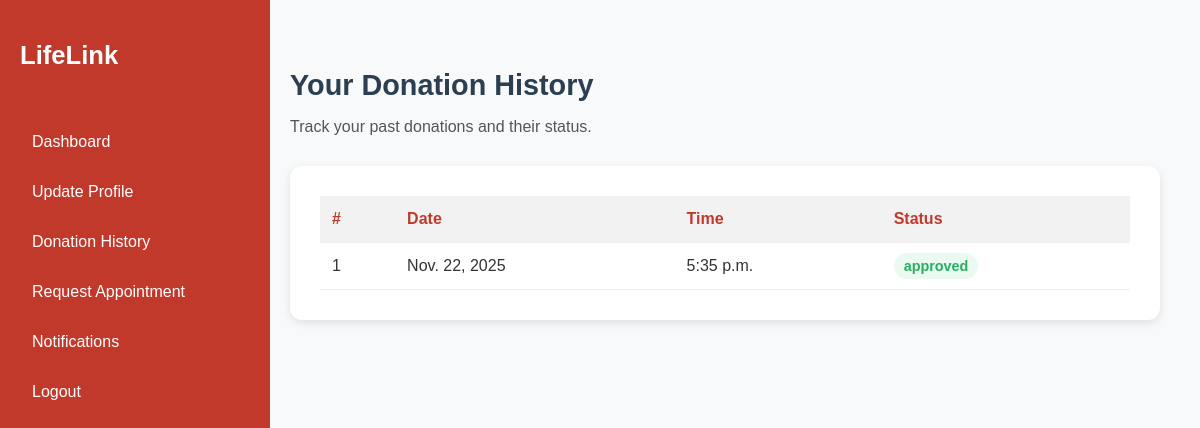
Screenshot of /donation_history/ (signed in) with the database file from the repository.
### Blood_Bank/models.py (models this page shows, shortened)
class Donation_Request(models.Model):
    donor = models.ForeignKey(Donor,on_delete=models.CASCADE)
    preferred_date = models.DateField(null=True,blank=True)
    preferred_time = models.TimeField(null=True,blank=True)
    appointment_date = models.DateField(null=True, blank=True)
    appointment_time = models.TimeField(null=True, blank=True)
    STATUS_CHOICES = (
        ('requested', 'Requested'),
        ('approved', 'Approved'),
        ('rejected', 'Rejected'),
        ('donated','Donated')
    )
    status = models.CharField(max_length=10, choices=STATUS_CHOICES, default='requested')

### Blood_Bank/views.py (the view)
# urls.py: path('donation_history/',views.donation_history,name='donation_history'),
def donation_history(request):
    profile = request.user.profile
    donor = Donor.objects.get(profile=profile)
    donation = Donation_Request.objects.filter(donor = donor)
    return render(request, 'donor_dashboard/donation_history.html', {
        'profile': profile,
        'donor': donor,
        'donation':donation
    })

### Blood_Bank/templates/donor_dashboard/donation_history.html (shortened to what this page needs)
{% load static %}
<!DOCTYPE html>
<html lang="en">
<head>
  <link rel="stylesheet" href="{% static 'css/donor_dashboard/donation_history.css' %}">
</head>
<body>
  <div class="container">
    <aside class="sidebar">
      <h2>LifeLink</h2>
      <ul>
        <li><a href="{% url 'donordashboard'  %}">Dashboard</a></li>
        <li><a href="{% url 'update_donor' donor.id %}">Update Profile</a></li>
        <li><a href="{% url 'donation_history' %}">Donation History</a></li>
        <li><a href="{% url 'request_appointment' %}">Request Appointment</a></li>
        <li><a href="{% url 'donor_notification' %}">Notifications</a></li>
        <li><a href="{% url 'home' %}">Logout</a></li>
      </ul>
    </aside>
    <main class="main-content">
      <header>
        <h1>Your Donation History</h1>
        <p>Track your past donations and their status.</p>
      </header>
      <section class="history-card">
        <table>
          <thead>
            <tr>
              <th>#</th>
              <th>Date</th>
              <th>Time</th>
              <th>Status</th>
            </tr>
          </thead>
          <tbody>
            {% for d in donation %}
              <tr>
                <td>1</td>
                <td>{{d.preferred_date}}</td>
                <td>{{d.preferred_time}}</td>
                <td><span class="status success">{{d.status}}</span></td>
              </tr>
            {% endfor %}
          </tbody>
        </table>
      </section>
    </main>
  </div>
</body>
</html>

### Blood_Bank/static/css/donor_dashboard/donation_history.css (style rules this page uses)
body { margin: 0; font-family: 'Poppins', sans-serif; background-color: #f8f9fa; color: #333; }
.container { display: flex; min-height: 100vh; }
.sidebar { width: 230px; background-color: #c0392b; color: white; padding: 20px; position: fixed; top: 0; bottom: 0; left: 0; display: flex; flex-direction: column; align-items: flex-start; }
.sidebar h2 { font-size: 1.6rem; font-weight: bold; margin-bottom: 25px; }
.sidebar ul { list-style: none; padding: 0; width: 100%; }
.sidebar ul li { margin: 12px 0; }
.sidebar ul li a { text-decoration: none; color: white; font-size: 1rem; padding: 10px 12px; display: block; border-radius: 6px; transition: background 0.3s; }
.main-content { margin-left: 250px; padding: 50px 40px; flex-grow: 1; }
header h1 { font-size: 1.8rem; color: #2c3e50; margin-bottom: 10px; }
header p { color: #555; margin-bottom: 30px; }
.history-card { background-color: white; border-radius: 12px; box-shadow: 0 3px 8px rgba(0,0,0,0.1); padding: 30px; overflow-x: auto; }
table { width: 100%; border-collapse: collapse; }
th, td { padding: 14px 12px; text-align: left; border-bottom: 1px solid #eee; }
th { background-color: #f2f2f2; color: #c0392b; font-weight: 600; }
.status { padding: 5px 10px; border-radius: 20px; font-size: 0.9rem; font-weight: 600; }
.status.success { background-color: #eafaf1; color: #27ae60; }

### rows the page displays
Donation_Request: preferred_date "Nov. 22, 2025", preferred_time "5:35 p.m.", status "approved"
